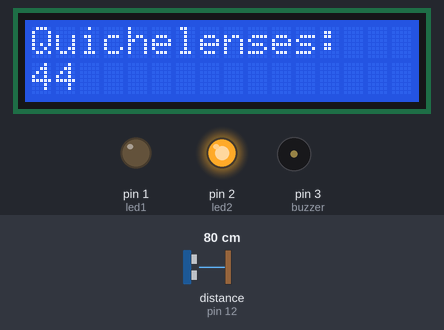
A sketch run on a simulated Arduino Uno, built with avr-gcc and run on an emulated ATmega328P. On the bench: 16×2 character LCD, output pins drawn as LEDs (lit = HIGH), buzzer (waves = sounding, pin HIGH). Wiring (inferred from the names in the program): ultrasonic range finder: trigger pin 13; echo pin 12. Inputs (shaded band) come from the test bench; at power-on: distance to the obstacle (sensor on pin 12) 80 cm. The echo pulse lasts 58.3 µs per cm; pins used as bus, display or sensor lines are not drawn.

Above: at 1.2 s.
1.3 s: distance to the obstacle (sensor on pin 12) set to 32 cm
2.8 s: distance to the obstacle (sensor on pin 12) set to 28 cm
At 5.98 s:
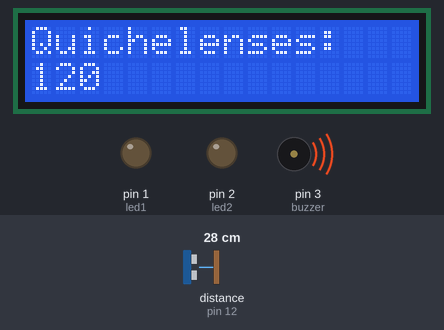
At 6.8 s:
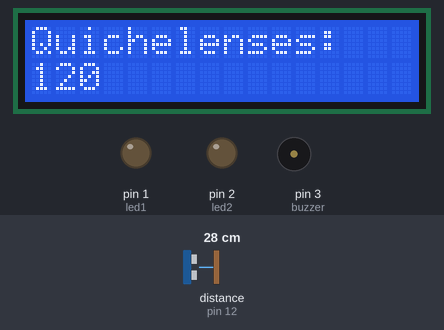
7.9 s: distance to the obstacle (sensor on pin 12) set to 18 cm
10.9 s: distance to the obstacle (sensor on pin 12) set to 15 cm
At 11.7 s:
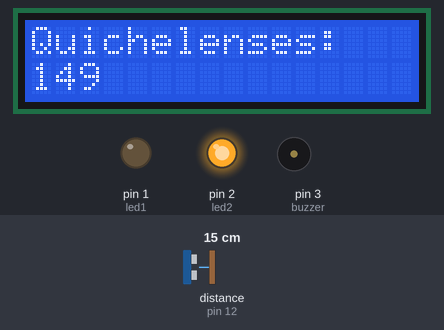
Timing chart, 0 to 13.6 s (numbered marks = the images above; inputs shaded):
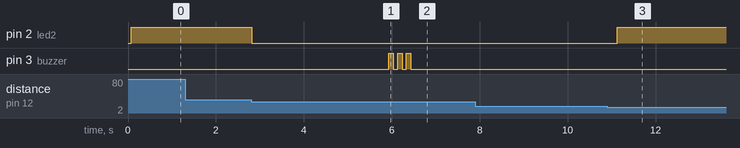

The sketch:

sketch_may28a.ino
```cpp
#include <Wire.h>
#include <LCD.h>
#include <LiquidCrystal_I2C.h>

#define I2C_ADDR    0x27

#define trigPin 13
#define echoPin 12
#define led2 2
#define led1 1
#define buzzer 3

int counter = 0;
int counter2 = 0;
int counter3 = 0;

LiquidCrystal_I2C             lcd(I2C_ADDR,2, 1, 0, 4, 5, 6, 7);
void setup()
   {
       lcd.begin (16,2);
       lcd.setBacklightPin(3,POSITIVE);
       lcd.setBacklight(HIGH);


    pinMode(trigPin, OUTPUT);
    pinMode(echoPin, INPUT);
    pinMode(led1, OUTPUT);
    pinMode(led2, OUTPUT);
    pinMode(buzzer, OUTPUT);


   }
void loop()
   {
 long duracion, distancia;
    digitalWrite(trigPin, LOW);
    delayMicroseconds(2);
    digitalWrite(trigPin, HIGH);
    delayMicroseconds(10);
    digitalWrite(trigPin, LOW);
    duracion = pulseIn(echoPin, HIGH);
    distancia = duracion / 2 / 29.1;

    Serial.println(String(distancia) + " cm.");

    digitalWrite(led2, HIGH);
    digitalWrite(led1, LOW);

    if (distancia < 30 && distancia > 15) {
        digitalWrite(led2, LOW);
        counter++;
        delay(500);
    }

    if (counter > 0 && counter % 6 == 0) {
        counter2++;
        for (int i = 0; i < 3; i++) {
            digitalWrite(buzzer, HIGH);
            delay(100);
            digitalWrite(buzzer, LOW);
            delay(100);
        }
        delay(3000);
    }

    Serial.print("Hay: docenas ");
    Serial.println(counter2);

    // Actualización de la pantalla LCD

       lcd.home ();
       lcd.print("Quichelenses: ");
        lcd.setCursor ( 0, 1 );
       lcd.print(counter3);

    Serial.print("Hay: manzanas ");
    Serial.println(counter);
    counter3++;
    delay(1);

   }
```

Measured:
- the behaviour switches between 31 and 30 cm on distance to the obstacle (sensor on pin 12) (found by bisection; images 0 and 1)
- the behaviour switches between 17 and 16 cm on distance to the obstacle (sensor on pin 12) (found by bisection; images 2 and 3)
- after the input at 2.8 s, pin 2 (led2): HIGH → LOW at once; pin 3 (buzzer): alternates HIGH for 0.10 s and LOW for 0.10 s, 6 changes in all, then stays LOW, starting after 3.1 s
- after the input at 10.9 s, pin 2 (led2): LOW → HIGH after 0.22 s; pin 3 (buzzer): stops changing and stays LOW
